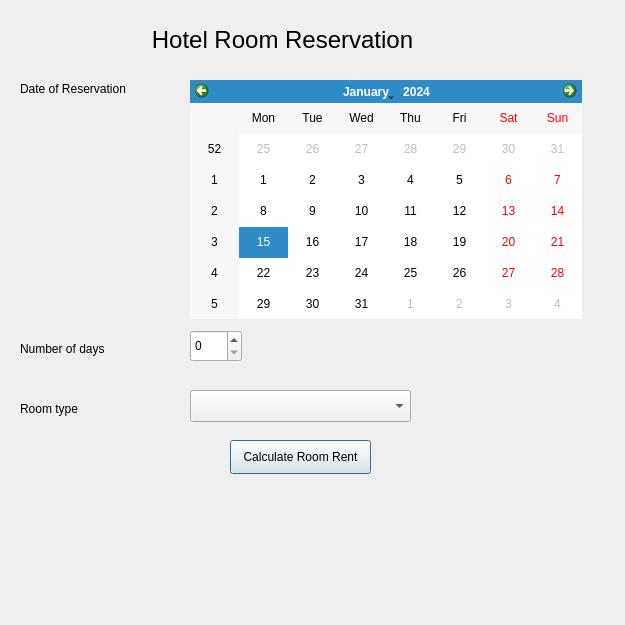
<?xml version="1.0" encoding="UTF-8"?>
<ui version="4.0">
 <class>Dialog</class>
 <widget class="QDialog" name="Dialog">
  <property name="geometry">
   <rect>
    <x>0</x>
    <y>0</y>
    <width>625</width>
    <height>625</height>
   </rect>
  </property>
  <property name="windowTitle">
   <string>Dialog</string>
  </property>
  <widget class="QLabel" name="label">
   <property name="geometry">
    <rect>
     <x>47</x>
     <y>30</y>
     <width>471</width>
     <height>20</height>
    </rect>
   </property>
   <property name="font">
    <font>
     <pointsize>18</pointsize>
    </font>
   </property>
   <property name="layoutDirection">
    <enum>Qt::LeftToRight</enum>
   </property>
   <property name="text">
    <string>Hotel Room Reservation</string>
   </property>
   <property name="alignment">
    <set>Qt::AlignCenter</set>
   </property>
  </widget>
  <widget class="QLabel" name="label_2">
   <property name="geometry">
    <rect>
     <x>20</x>
     <y>80</y>
     <width>141</width>
     <height>18</height>
    </rect>
   </property>
   <property name="text">
    <string>Date of Reservation</string>
   </property>
  </widget>
  <widget class="QLabel" name="label_3">
   <property name="geometry">
    <rect>
     <x>20</x>
     <y>340</y>
     <width>111</width>
     <height>18</height>
    </rect>
   </property>
   <property name="text">
    <string>Number of days</string>
   </property>
  </widget>
  <widget class="QLabel" name="label_4">
   <property name="geometry">
    <rect>
     <x>20</x>
     <y>400</y>
     <width>71</width>
     <height>18</height>
    </rect>
   </property>
   <property name="text">
    <string>Room type</string>
   </property>
  </widget>
  <widget class="QCalendarWidget" name="calendarWidget">
   <property name="geometry">
    <rect>
     <x>190</x>
     <y>80</y>
     <width>392</width>
     <height>239</height>
    </rect>
   </property>
  </widget>
  <widget class="QLabel" name="EneteredInfo">
   <property name="geometry">
    <rect>
     <x>20</x>
     <y>497</y>
     <width>581</width>
     <height>41</height>
    </rect>
   </property>
   <property name="text">
    <string/>
   </property>
  </widget>
  <widget class="QLabel" name="RoomRentInfo">
   <property name="geometry">
    <rect>
     <x>20</x>
     <y>560</y>
     <width>581</width>
     <height>51</height>
    </rect>
   </property>
   <property name="text">
    <string/>
   </property>
  </widget>
  <widget class="QSpinBox" name="spinBox">
   <property name="geometry">
    <rect>
     <x>190</x>
     <y>330</y>
     <width>52</width>
     <height>32</height>
    </rect>
   </property>
  </widget>
  <widget class="QComboBox" name="comboBox">
   <property name="geometry">
    <rect>
     <x>190</x>
     <y>390</y>
     <width>221</width>
     <height>32</height>
    </rect>
   </property>
  </widget>
  <widget class="QPushButton" name="pushButton">
   <property name="geometry">
    <rect>
     <x>230</x>
     <y>440</y>
     <width>141</width>
     <height>34</height>
    </rect>
   </property>
   <property name="text">
    <string>Calculate Room Rent</string>
   </property>
  </widget>
 </widget>
 <resources/>
 <connections/>
</ui>
